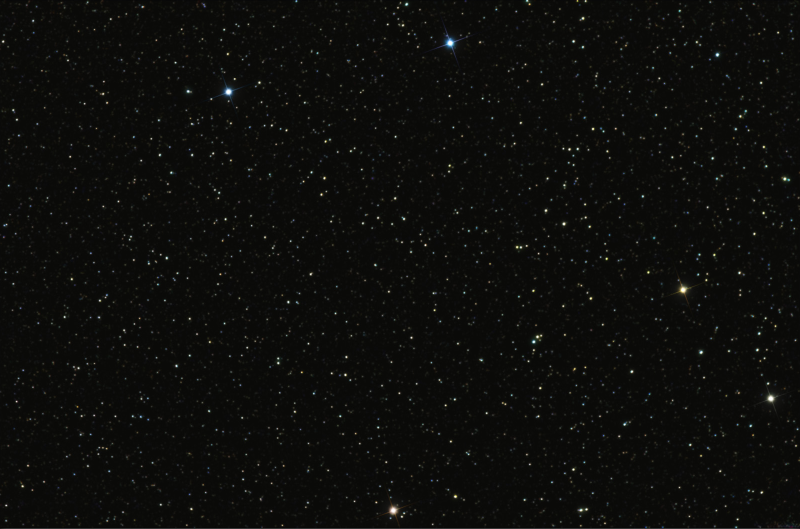
#> input picture ProjeWork/StarMap.png, 1600 x 1057 px (shown at 1/2 size)
$ python main.py
#> lines starting #> are read from the running program, lines starting #| are printed output that depends on the picture
import cv2
import os

per=25 #en iyi eşleşme sayısı

imgQ=cv2.imread("StarMap.png") #Yıldız resmimizi okuyoruz
#> imgQ is the input picture: shape (1057, 1600, 3); mean B, G, R 11, 13.2, 13
h,w,c=imgQ.shape #resmimizin  şeklini yükseklik genişlik ve merkez noktası olarak değerleri değişkenlere atıyoruz
#> h = 1057; w = 1600; c = 3
imgQ=cv2.resize(imgQ,(w//3,h//3)) #Resmimizi orantılı bir şekilde kaydetmek için size'nı ayarlıyoruz Ana resmimizin size comment ettik çünkü resimlerde sıkışma oluyor
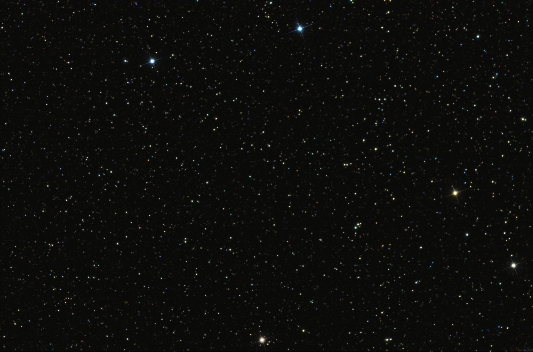
#> imgQ: shape (352, 533, 3); mean B, G, R 10.9, 13.1, 12.9

orb=cv2.ORB_create(1000) #feature sayısını belirledik resim içersinde 1000 tane özellik arayacak
kp1,des1=orb.detectAndCompute(imgQ,None) #KeyPoints1 Description1=> anahtar noktaları bul ve tanıyıcılar ile eşleştir
#> kp1 = 857 keypoints; strongest (x, y, size): (151, 61, 31), (454, 193, 31), (151, 60, 37.2), (455, 192, 37.2)
# impKp1=cv2.drawKeypoints(imgQ,kp1,None) #Bulduğumuz anahtar noktalarını çizdiriyoruz.Test ettikten sonra comment yapabilirz
# cv2.imshow("KeyPointsQuery",impKp1)


path="Map"
myPicList=os.listdir(path)
print(myPicList)
for j,y in enumerate(myPicList):
    img=cv2.imread(path+"/"+y) #klasördeki resimleri okuyoruz
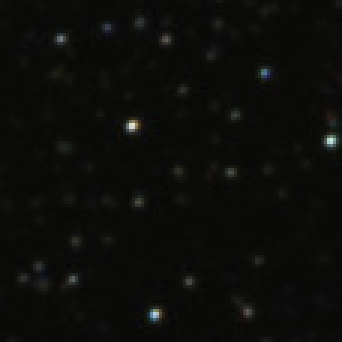
#> input picture ProjeWork/Map/Small_area.png, 114 x 114 px (shown 3 times larger)
#> img is the input picture: shape (114, 114, 3); mean B, G, R 10.6, 12.6, 12.5
    #img=cv2.resize(img,(w//3,h//3)) #size işlemleri
    # cv2.imshow(y,img) #Test ettikden sonra comment yapıyoruz
    kp2,des2=orb.detectAndCompute(img,None)
#> kp2 = 9 keypoints; (x, y, size): (44, 41, 31), (43, 41, 37.2), (76, 57, 31), (46, 67, 37.2), (78, 38, 31), (46, 66, 44.6), (59, 56, 31), (59, 56, 37.2), (59, 56, 44.6)
    bf=cv2.BFMatcher(cv2.NORM_HAMMING) #norm hamming eşleşmeleri altını çizer
    matches=bf.match(des2,des1) #İlk tanımlayıcımız ile daha sonra eklediğimiz resimlerin tanımlayıcılarını karşılaştırıyoruz eşleşenler bize lazım olacak çünkü
#> matches = 9 matches
#> (the run stopped early here; a loop or call above may not have finished)
